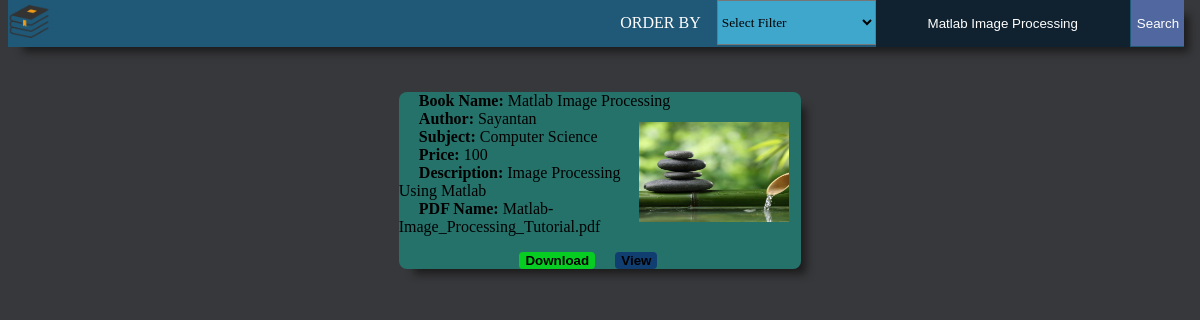
/php/Search_Record.php?Book_Name=Matlab Image Processing, run on the app's committed database.
### tables this page shows
CREATE TABLE `upload_record` (
  `ID` int(11) NOT NULL,
  `Email` char(50) DEFAULT NULL,
  `Book_Name` char(30) DEFAULT NULL,
  `Author` char(30) DEFAULT NULL,
  `Subject` char(30) DEFAULT NULL,
  `Price` int(11) DEFAULT NULL,
  `Description` text,
  `PDF_Name` text,
  `Image_Name` text,
  `downloads` int(11) DEFAULT '0',
  `views` int(11) DEFAULT '0',
  `Upload_Date_Time` datetime DEFAULT CURRENT_TIMESTAMP,
  `Priority_Points` int(11) DEFAULT '0'
);

### php/Search_Record.php (the view, shortened to what this page needs)
<!DOCTYPE html>
<html>
<head>
<link rel="stylesheet" type="text/css" href="css/Search_Record.css" />
<link rel="stylesheet" type="text/css" href="css/navigation_panel.css" />
</head>
<body bgcolor="#37383b" style="background-size: cover;height: 100%;background-attachment: fixed">
<ul class="navigation_bar">
<li style="float: left;"><img src="images/logo.png" width="42%" title="Next Book Store" /></li>
<form method="GET" action="<?php echo htmlspecialchars($_SERVER['PHP_SELF']) ?>">
<li style="float: right"><input type="submit" name="submit" value="Search" /></li>
<li style="float: right"><input type="text" placeholder="Enter Book Name" name="Book_Name" required value="<?php
if(isset($_GET['Book_Name']))
echo $_GET['Book_Name'];
else
echo $_SESSION['Book_Name'];
?>"/>
</li>
</form>
<li style="float: right">
<select id="orderBy">
<option value="none" select>Select Filter</option>
</select>
</li>
<li style="float: right;"><a>ORDER BY</a></li>
</ul>
<br><br><br><br>
<?php
if(!isset($_GET['Filter']))
{
$Filter=1;
}
else
{
$Filter=$_GET['Filter'];
}
	function validate_input($Input)
		{
		$Input=trim($Input);
		$Input=stripslashes($Input);
		$Input=htmlspecialchars($Input);
		return $Input;
		}
	if(!isset($_GET['Book_Name']))
	{
	$Input=$_SESSION['Book_Name'];
	}
	else
	{
	$Input=$_GET['Book_Name'];
	}
$Search_Query=validate_input($Input);
require("Connection.php");
$Command1="SELECT * FROM upload_record where Book_Name LIKE '%$Search_Query%' OR Description LIKE '%$Search_Query%' OR Author LIKE '%$Search_Query%' OR Subject LIKE '%$Search_Query%' ORDER BY Upload_Date_Time DESC";
$Command2="SELECT * FROM upload_record where Book_Name LIKE '%$Search_Query%' OR Description LIKE '%$Search_Query%' OR Author LIKE '%$Search_Query%' OR Subject LIKE '%$Search_Query%' ORDER BY Upload_Date_Time ASC";
$Command3="SELECT * FROM upload_record where Book_Name LIKE '%$Search_Query%' OR Description LIKE '%$Search_Query%' OR Author LIKE '%$Search_Query%' OR Subject LIKE '%$Search_Query%' ORDER BY Priority_Points DESC";
$Command4="SELECT * FROM upload_record where Book_Name LIKE '%$Search_Query%' OR Description LIKE '%$Search_Query%' OR Author LIKE '%$Search_Query%' OR Subject LIKE '%$Search_Query%' ORDER BY Priority_Points ASC";
	if($Filter==1)
$Result=mysqli_query($Connection,$Command1);
	elseif($Filter==2)
$Result=mysqli_query($Connection,$Command2);
	elseif($Filter==3)
$Result=mysqli_query($Connection,$Command3);
	else
$Result=mysqli_query($Connection,$Command4);
	if(mysqli_num_rows($Result)>0)
	{
		while($Display=mysqli_fetch_assoc($Result))
		{
		echo "<div class=card>";
		echo "<span style='padding-left: 5%'><b>Book Name: </b></span>".$Display['Book_Name'];
		echo "<img src='Image_uploads/".$Display['Image_Name']."'height='100' width='150' align='right' style='margin-top: 3%;margin-right: 3%'/>"."<br>";
		echo "<span style='padding-left: 5%'><b>Author: </b></span>".$Display['Author']."<br>";
		echo "<span style='padding-left: 5%'><b>Subject: </b></span>".$Display['Subject']."<br>";
		echo "<span style='padding-left: 5%'><b>Price: </b></span>".$Display['Price']."<br>";
		echo "<span style='padding-left: 5%'><b>Description: </b></span>".$Display['Description']."<br>";
		echo "<span style='padding-left: 5%'><b>PDF Name: </b></span>".$Display['PDF_Name']."<br>";
		echo "<a href='Download_PDF.php?id=".$Display['ID']."&PDF_Name=".$Display['PDF_Name']."'>";
		echo "<span style='padding-left: 30%'><button style='background-color: #07cc21;border: none;cursor:pointer;border-radius: 4px;margin-top: 4%' type='button'><b>Download</b></button></span>";
		echo "</a>";
		echo "<a href='View_PDF.php?id=".$Display['ID']."&PDF_Name=".$Display['PDF_Name']."'>";
		echo "<span style='padding-left: 5%'><button style='background-color: #113e71;border:none; cursor:pointer;border-radius: 4px;margin-top: 4%' type='button'><b>View</b></button></span>";
		echo "</a>";
		echo "</div>";
		}
	}
	else
	{
	echo "<span style='padding-left:45%;color: red'>No Record Found</span>";
	}
?>
</body>
</html>

### php/css/Search_Record.css (style rules this page uses)
.card { margin-top: 1%; margin-left: 33%; margin-right: 33%; border-radius: 8px; background-color: rgba(30,138,127,0.7); box-shadow: 10px 10px 8px -5px #1c1c1d; }

### php/css/navigation_panel.css (style rules this page uses)
ul { list-style-type: none; top: 0; margin-top: 0; padding: 0; overflow: hidden; position: fixed; width: 98%; background-color: rgba(10,120,180,0.5); box-shadow: 10px 10px 8px -5px #1c1c1d; }
li { float: left; }
li a { display: block; color: white; text-align: center; padding: 14px 16px; text-decoration: none; }
input[type=submit] { border: none; color: white; text-align: center; display: block; background-color: rgba(130,120,200,0.5); height: 46px; margin-left: 2%; text-decoration: none; width: 100%; }
input[type=text] { border: none; text-align: center; color: white; display: block; background-color: rgba(10,12,18,0.7); height: 45px; width: 250px; }
select { background-color: #3fa6cc; display: block; height: 45px; font-size: 11; font-family: Arial Rounded MT Bold; position: relative; }
select option { background-color: #3fa6cc; display: block; height: 45px; font-size: 10; font-family: Arial Rounded MT Bold; }

### data on the page
upload_record: Book_Name "Matlab Image Processing", Image_Name (picture), Author "Sayantan", Subject "Computer Science", Price "100", Description "Image Processing Using Matlab", PDF_Name "Matlab-Image_Processing_Tutorial.pdf"
